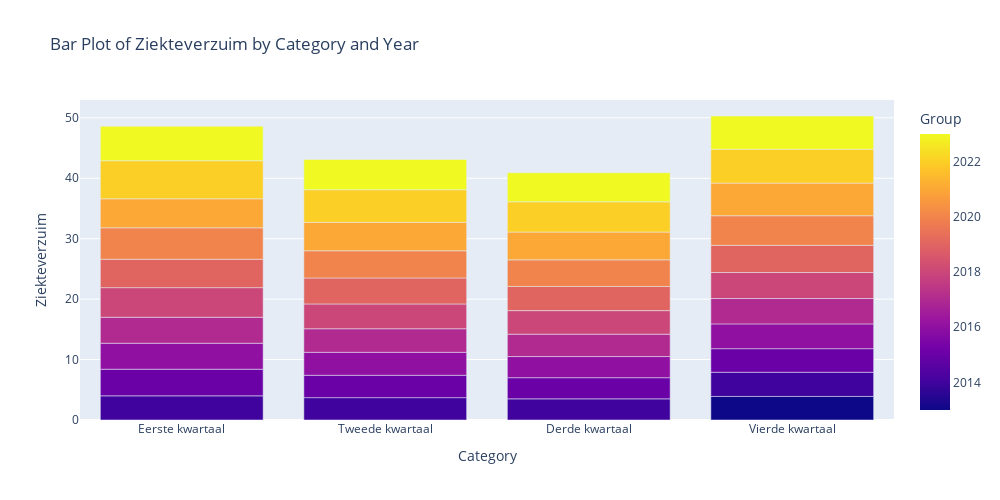

The code cell stored with this chart in its notebook:
### Code cell
# Bar plot with ordered x-axis
bar_plot = px.bar(df_cbs, x='Category', y='Ziekteverzuim', color='Group',
                  barmode='group', title='Bar Plot of Ziekteverzuim by Category and Year',
                  category_orders={'Category': category_order},
width=1000,  # set the width of the plot
height=500  # set the height of the plot
                  )
bar_plot.show()

### Figure 1 — Plotly figure (JSON) as saved in the notebook; plotly's stock layout.template omitted (floating-point values rounded to 4 significant figures)
{"data": [{"alignmentgroup": "True", "hovertemplate": "Category=%{x}<br>Ziekteverzuim=%{y}<br>Group=%{marker.color}<extra></extra>", "legendgroup": "", "marker": {"color": [2013, 2014, 2014, 2014, 2014, 2015, 2015, 2015, 2015, 2016, 2016, 2016, 2016, 2017, 2017, 2017, 2017, 2018, 2018, 2018, 2018, 2019, 2019, 2019, 2019, 2020, 2020, 2020, 2020, 2021, 2021, 2021, 2021, 2022, 2022, 2022, 2022, 2023, 2023, 2023, 2023], "coloraxis": "coloraxis", "pattern": {"shape": ""}}, "name": "", "offsetgroup": "", "orientation": "v", "showlegend": false, "textposition": "auto", "type": "bar", "x": ["Vierde kwartaal", "Eerste kwartaal", "Tweede kwartaal", "Derde kwartaal", "Vierde kwartaal", "Eerste kwartaal", "Tweede kwartaal", "Derde kwartaal", "Vierde kwartaal", "Eerste kwartaal", "Tweede kwartaal", "Derde kwartaal", "Vierde kwartaal", "Eerste kwartaal", "Tweede kwartaal", "Derde kwartaal", "Vierde kwartaal", "Eerste kwartaal", "Tweede kwartaal", "Derde kwartaal", "Vierde kwartaal", "Eerste kwartaal", "Tweede kwartaal", "Derde kwartaal", "Vierde kwartaal", "Eerste kwartaal", "Tweede kwartaal", "Derde kwartaal", "Vierde kwartaal", "Eerste kwartaal", "Tweede kwartaal", "Derde kwartaal", "Vierde kwartaal", "Eerste kwartaal", "Tweede kwartaal", "Derde kwartaal", "Vierde kwartaal", "Eerste kwartaal", "Tweede kwartaal", "Derde kwartaal", "Vierde kwartaal"], "xaxis": "x", "y": [3.9, 4, 3.7, 3.5, 4, 4.4, 3.7, 3.5, 3.9, 4.3, 3.8, 3.5, 4.1, 4.3, 3.9, 3.7, 4.2, 4.9, 4.1, 3.9, 4.3, 4.7, 4.3, 4, 4.5, 5.2, 4.5, 4.4, 4.9, 4.8, 4.7, 4.6, 5.4, 6.3, 5.4, 5, 5.6, 5.7, 5, 4.8, 5.5], "yaxis": "y"}], "layout": {"barmode": "group", "coloraxis": {"colorbar": {"title": {"text": "Group"}}, "colorscale": [[0, "#0d0887"], [0.1111, "#46039f"], [0.2222, "#7201a8"], [0.3333, "#9c179e"], [0.4444, "#bd3786"], [0.5556, "#d8576b"], [0.6667, "#ed7953"], [0.7778, "#fb9f3a"], [0.8889, "#fdca26"], [1, "#f0f921"]]}, "height": 500, "legend": {"tracegroupgap": 0}, "title": {"text": "Bar Plot of Ziekteverzuim by Category and Year"}, "width": 1000, "xaxis": {"anchor": "y", "categoryarray": ["Eerste kwartaal", "Tweede kwartaal", "Derde kwartaal", "Vierde kwartaal"], "categoryorder": "array", "domain": [0, 1], "title": {"text": "Category"}}, "yaxis": {"anchor": "x", "domain": [0, 1], "title": {"text": "Ziekteverzuim"}}}}
